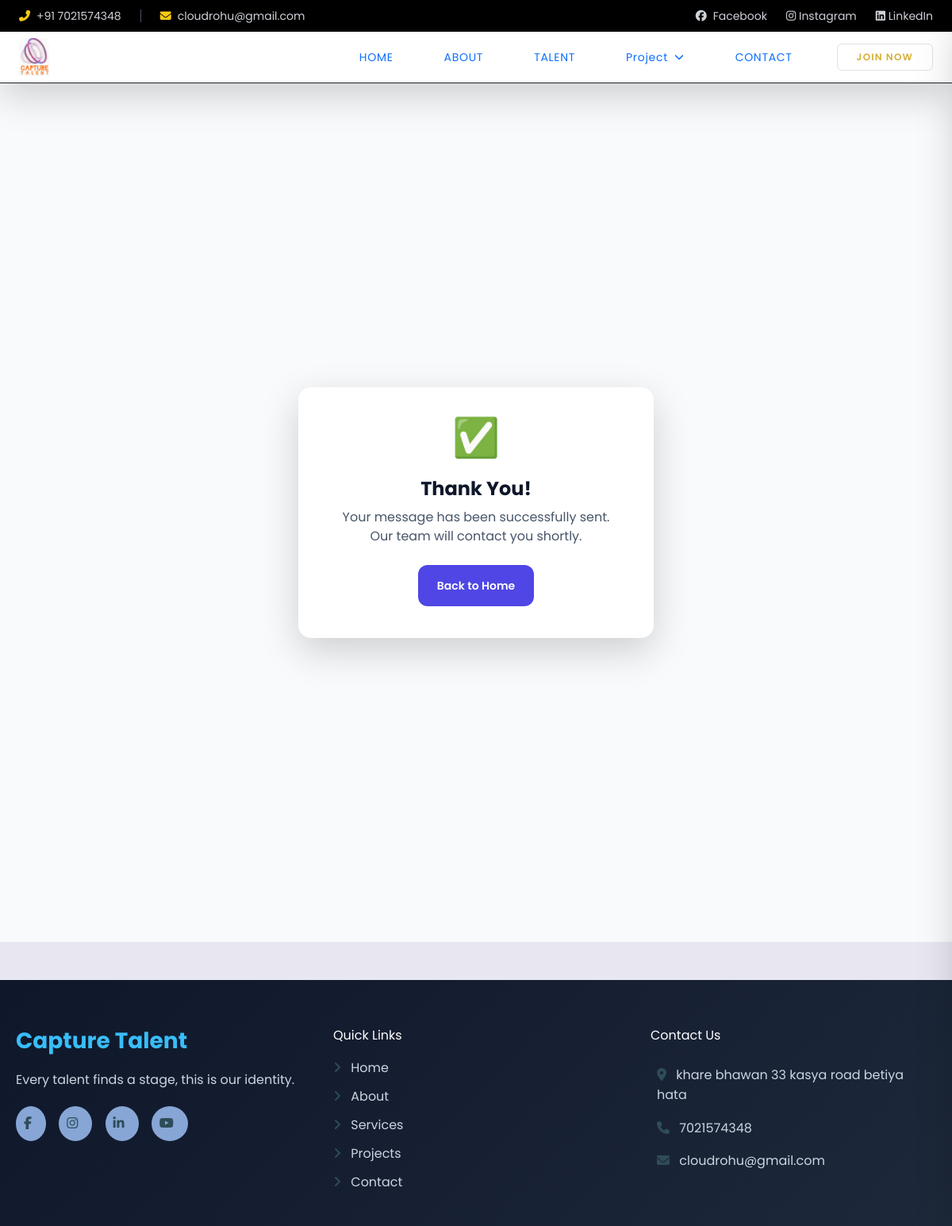
/join-success/, run on the app's committed database.
### home/models.py (models this page shows, shortened)
class SiteSetting(models.Model):
    site_name = models.CharField(max_length=200,)
    logo = models.ImageField(upload_to="settings/", blank=True, null=True)
    favicon = models.ImageField(upload_to="settings/", blank=True, null=True)
    tagline = models.CharField(max_length=300, blank=True)
    copyright = models.CharField(max_length=300, blank=True)
    nav_color = models.CharField(max_length=300, blank=True)
    text_color = models.CharField(max_length=300, blank=True)
    about_banner = models.ImageField(upload_to="about_banner/", blank=True, null=True)
    contect_banner = models.ImageField(upload_to="contect_banner/", blank=True, null=True)
    phone = models.CharField(max_length=50, blank=True)
    email = models.EmailField(blank=True)
    address = models.TextField(blank=True)
    googlemap = models.TextField(blank=True, null=True)
    the_journey_background_video = models.FileField(upload_to="the_journey_background_video/", blank=True, null=True)
    youtube = models.URLField(max_length=500, blank=True)
    instagram = models.URLField(max_length=500, blank=True)
    linkdin = models.URLField(max_length=500, blank=True)
    facebook = models.URLField(max_length=500, blank=True)
    seo_title = models.CharField(max_length=255, blank=True)
    seo_description = models.TextField(blank=True)
    updated_on = models.DateTimeField(auto_now=True)

### home/views.py (the view)
# urls.py: path("join-success/", ThankYouView.as_view(), name="join-success"),
class ThankYouView(View):
    def get(self, request):
        return render(request, 'thank-you.html', {'site_setting': SiteSetting.objects.last()})

### home/templates/thank-you.html
{% extends "base.html" %}
{% load static %}
{% block content %}
<section class="min-h-[70vh] flex items-center justify-center bg-slate-50">
  <div class="bg-white rounded-2xl shadow-lg p-10 text-center max-w-md">
    <div class="text-5xl mb-4">✅</div>
    <h1 class="text-2xl font-bold text-slate-900 mb-2">
      Thank You!
    </h1>
    <p class="text-slate-600 mb-6">
      Your message has been successfully sent.
      Our team will contact you shortly.
    </p>
    <a href="/"
       class="inline-block rounded-xl bg-indigo-600 px-6 py-3
              text-sm font-semibold text-white hover:bg-indigo-700 transition">
      Back to Home
    </a>
  </div>
</section>
{% endblock %}

### home/templates/includes/_header.html (shortened to what this page needs)
{% load static %}
<div class="bg-black text-gray-300 text-sm hidden md:block">
    <div class="max-w-7xl mx-auto px-4">
        <div class="flex justify-between items-center h-10">
            <div class="flex items-center space-x-6">
                <span class="flex items-center space-x-2">
                    <i class="fas fa-phone-alt text-yellow-400"></i>
                    <span>+91 {{site_setting.phone}}</span>
                </span>
                <span class="flex items-center space-x-2">
                    <i class="fas fa-envelope text-yellow-400"></i>
                    <span>{{site_setting.email}}</span>
                </span>
            </div>
            <div class="flex items-center gap-6">
                <a href="{{ site_setting.facebook }}" class="hover:text-white flex items-center gap-2">
                    <i class="fa-brands fa-facebook"></i> Facebook
                </a>
                <a href="{{ site_setting.instagram }}" class="hover:text-white">
                    <i class="fa-brands fa-instagram"></i> Instagram
                </a>
                <a href="{{ site_setting.linkdin }}" class="hover:text-white">
                    <i class="fa-brands fa-linkedin"></i> LinkedIn
                </a>
            </div>
        </div>
    </div>
</div>
<header class="bg-[{{site_setting.nav_color}}] text-white shadow-lg sticky top-0 z-50 border-b border-[#222]">
    <div class="max-w-7xl mx-auto px-4">
        <div class="flex justify-between items-center py-2">
            <div>
                <img src="{{ site_setting.logo.url }}" alt="Logo" class="h-12">
            </div>
            <nav class="hidden md:flex items-center text-sm uppercase tracking-wider relative">
                <div class="flex items-center space-x-8">
                    <a href="/" class="nav-link {% if request.path == '/' %}active text-[#d4af37]{% endif %}">
                        Home
                    </a>
                    <a href="{% url "home:about" %}"  class="nav-link {% if request.path == '/about/' %}active text-[#d4af37]{% endif %}">
                        About
                    </a>
                    <a href="{% url "home:portfolio" %}" class="nav-link hover:text-[#d4af37]">
                        Talent
                    </a>
                    <div class="relative">
                        <button id="projectBtn" class="nav-link hover:text-[#d4af37] flex items-center gap-2">
                            Project
                            <i class="fa-solid fa-chevron-down text-xs"></i>
                        </button>
                    </div>
                    <a href="{% url 'home:contact' %}" class="nav-link hover:text-[#d4af37]">
                        Contact
                    </a>
                </div>
                <a href="#" class="ml-10 px-6 py-2 border border-[#d4af37] text-[#d4af37] text-xs font-semibold tracking-widest rounded-md hover:bg-[#d4af37] hover:text-White transition duration-300">
                    JOIN NOW
                </a>
            </nav>
        </div>
    </div>
</header>

### home/templates/includes/_footer.html (shortened to what this page needs)
<footer class="footer mt-5">
    <div class="footer-container">
        <div class="footer-box">
            <h2 class="footer-logo">
                {{ site_setting.site_name }}
            </h2>
            <p>
                {{ site_setting.tagline }}
            </p>
            <div class="social-icons">
                {% if site_setting.facebook %}
                <a href="{{ site_setting.facebook }}" target="_blank">
                    <i class="fab fa-facebook-f"></i>
                </a>
                {% endif %}
                {% if site_setting.instagram %}
                <a href="{{ site_setting.instagram }}" target="_blank">
                    <i class="fab fa-instagram"></i>
                </a>
                {% endif %}
                {% if site_setting.linkdin %}
                <a href="{{ site_setting.linkdin }}" target="_blank">
                    <i class="fab fa-linkedin-in"></i>
                </a>
                {% endif %}
                {% if site_setting.youtube %}
                <a href="{{ site_setting.youtube }}" target="_blank">
                    <i class="fab fa-youtube"></i>
                </a>
                {% endif %}
            </div>
        </div>
        <div class="footer-box">
            <h3>Quick Links</h3>
            <ul>
                <li><a href="/"><i class="fa-solid fa-angle-right"></i> Home</a></li>
                <li><a href="{% url 'home:about' %}"><i class="fa-solid fa-angle-right"></i> About</a></li>
                <li><a href="/"><i class="fa-solid fa-angle-right"></i> Services</a></li>
                <li><a href="/"><i class="fa-solid fa-angle-right"></i> Projects</a></li>
                <li><a href=""><i class="fa-solid fa-angle-right"></i> Contact</a></li>
            </ul>
        </div>
        <div class="footer-box">
            <h3>Contact Us</h3>
            {% if site_setting.address %}
            <p class="p-2">
                <i class="fa-solid fa-location-dot"></i>
                {{ site_setting.address }}
            </p>
            {% endif %}
            {% if site_setting.phone %}
            <p class="p-2">
                <i class="fa-solid fa-phone"></i>
                {{ site_setting.phone }}
            </p>
            {% endif %}
            {% if site_setting.email %}
            <p class="p-2">
                <i class="fa-solid fa-envelope"></i>
                {{ site_setting.email }}
            </p>
            {% endif %}
        </div>
    </div>
</footer>

### home/templates/base.html (style rules this page uses)
body { font-family: 'Poppins', sans-serif; }

### home/templates/includes/_header.html (style rules this page uses)
.nav-link { position: relative; }
.nav-link::after { content: ""; position: absolute; left: 0; bottom: -6px; width: 0%; height: 2px; background: #d4af37; transition: 0.4s ease; }

### home/templates/includes/_footer.html (style rules this page uses)
.footer { background: linear-gradient(135deg, #0f172a, #1e293b); color: #fff; padding: 60px 20px 20px; font-family: 'Poppins', sans-serif; }
.footer-container { display: grid; grid-template-columns: repeat(auto-fit, minmax(250px, 1fr)); gap: 40px; max-width: 1200px; margin: auto; }
.footer-box h2, .footer-box h3 { margin-bottom: 20px; position: relative; }
.footer-logo { font-size: 28px; font-weight: 700; color: #38bdf8; }
.footer-box p { color: #cbd5e1; line-height: 1.6; }
.footer-box ul { list-style: none; padding: 0; }
.footer-box ul li { margin-bottom: 12px; color: #cbd5e1; transition: 0.3s; }
.footer-box ul li a { text-decoration: none; color: #cbd5e1; }
.footer-box i { margin-right: 8px; color: #2e4c59; }
.social-icons { margin-top: 20px; }
.social-icons a { display: inline-block; margin-right: 12px; background: #87a6d6; color: #38bdf8; padding: 10px; border-radius: 50%; transition: 0.3s; }

### data on the page
SiteSetting: phone "7021574348", email "cloudrohu@gmail.com", logo (picture), site_name "Capture Talent", tagline "Every talent finds a stage, this is our identity.", address "khare bhawan 33 kasya road betiya hata"
